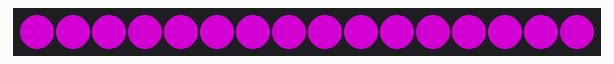
Recording of a program running on a simulated CircuitPython board. Shown: 16 RGB LEDs in strip order, left to right. Dim RGB values are drawn brighter than linear.

Above: at 0.15 s.
At 38.69 s:
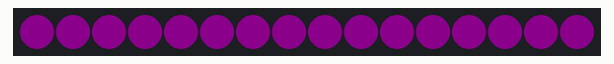

The program:

1.py
```python
import board
import neopixel
import time
import math

pixels = neopixel.NeoPixel(board.D18, 16, auto_write=False, pixel_order=neopixel.GRB)

while True:
    for i in range(360):
        brightness = (math.sin(math.radians(i)) + 1) / 2
        val = int(255 * brightness)
        pixels.fill((val, 0, val))
        pixels.show()
        time.sleep(0.01)
```
